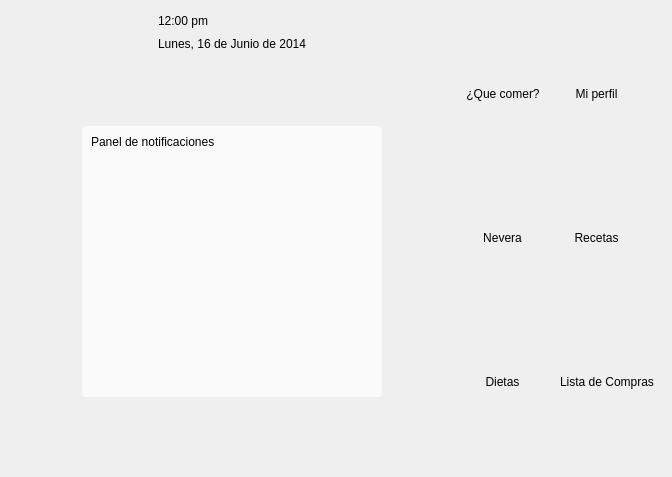
<?xml version="1.0" encoding="UTF-8"?>
<ui version="4.0">
 <class>MainWidget</class>
 <widget class="QWidget" name="MainWidget">
  <property name="geometry">
   <rect>
    <x>0</x>
    <y>0</y>
    <width>672</width>
    <height>477</height>
   </rect>
  </property>
  <property name="windowTitle">
   <string>Form</string>
  </property>
  <property name="styleSheet">
   <string notr="true"/>
  </property>
  <layout class="QGridLayout" name="gridLayout_3">
   <item row="0" column="0">
    <layout class="QHBoxLayout" name="horizontalLayout_3">
     <item>
      <spacer name="horizontalSpacer_3">
       <property name="orientation">
        <enum>Qt::Horizontal</enum>
       </property>
       <property name="sizeHint" stdset="0">
        <size>
         <width>40</width>
         <height>20</height>
        </size>
       </property>
      </spacer>
     </item>
     <item>
      <layout class="QVBoxLayout" name="verticalLayout_2">
       <item>
        <layout class="QHBoxLayout" name="horizontalLayout_2">
         <item>
          <widget class="QLabel" name="timeLabel">
           <property name="styleSheet">
            <string notr="true">font: 28pt &quot;MS Shell Dlg 2&quot;;</string>
           </property>
           <property name="text">
            <string>12:00 pm</string>
           </property>
          </widget>
         </item>
         <item>
          <spacer name="horizontalSpacer">
           <property name="orientation">
            <enum>Qt::Horizontal</enum>
           </property>
           <property name="sizeType">
            <enum>QSizePolicy::Minimum</enum>
           </property>
           <property name="sizeHint" stdset="0">
            <size>
             <width>40</width>
             <height>20</height>
            </size>
           </property>
          </spacer>
         </item>
        </layout>
       </item>
       <item>
        <widget class="QLabel" name="dateLabel">
         <property name="styleSheet">
          <string notr="true">font: 12pt &quot;MS Shell Dlg 2&quot;;</string>
         </property>
         <property name="text">
          <string>Lunes, 16 de Junio de 2014</string>
         </property>
        </widget>
       </item>
      </layout>
     </item>
     <item>
      <spacer name="horizontalSpacer_2">
       <property name="orientation">
        <enum>Qt::Horizontal</enum>
       </property>
       <property name="sizeHint" stdset="0">
        <size>
         <width>40</width>
         <height>20</height>
        </size>
       </property>
      </spacer>
     </item>
    </layout>
   </item>
   <item row="0" column="1" rowspan="2">
    <layout class="QGridLayout" name="gridLayout">
     <item row="2" column="1">
      <widget class="QToolButton" name="listButton">
       <property name="enabled">
        <bool>true</bool>
       </property>
       <property name="minimumSize">
        <size>
         <width>87</width>
         <height>111</height>
        </size>
       </property>
       <property name="text">
        <string>Lista de Compras</string>
       </property>
       <property name="icon">
        <iconset resource="res.qrc">
         <normaloff>:/res/listicon.png</normaloff>:/res/listicon.png</iconset>
       </property>
       <property name="iconSize">
        <size>
         <width>80</width>
         <height>80</height>
        </size>
       </property>
       <property name="checkable">
        <bool>false</bool>
       </property>
       <property name="toolButtonStyle">
        <enum>Qt::ToolButtonTextUnderIcon</enum>
       </property>
       <property name="autoRaise">
        <bool>true</bool>
       </property>
      </widget>
     </item>
     <item row="2" column="0">
      <widget class="QToolButton" name="dietButton">
       <property name="enabled">
        <bool>true</bool>
       </property>
       <property name="minimumSize">
        <size>
         <width>87</width>
         <height>111</height>
        </size>
       </property>
       <property name="text">
        <string>Dietas</string>
       </property>
       <property name="icon">
        <iconset resource="res.qrc">
         <normaloff>:/res/dietplanicon.png</normaloff>:/res/dietplanicon.png</iconset>
       </property>
       <property name="iconSize">
        <size>
         <width>80</width>
         <height>80</height>
        </size>
       </property>
       <property name="checkable">
        <bool>false</bool>
       </property>
       <property name="toolButtonStyle">
        <enum>Qt::ToolButtonTextUnderIcon</enum>
       </property>
       <property name="autoRaise">
        <bool>true</bool>
       </property>
      </widget>
     </item>
     <item row="1" column="0">
      <widget class="QToolButton" name="foodButton">
       <property name="minimumSize">
        <size>
         <width>87</width>
         <height>111</height>
        </size>
       </property>
       <property name="text">
        <string>Nevera</string>
       </property>
       <property name="icon">
        <iconset resource="res.qrc">
         <normaloff>:/res/fridgeicon.png</normaloff>:/res/fridgeicon.png</iconset>
       </property>
       <property name="iconSize">
        <size>
         <width>80</width>
         <height>80</height>
        </size>
       </property>
       <property name="toolButtonStyle">
        <enum>Qt::ToolButtonTextUnderIcon</enum>
       </property>
       <property name="autoRaise">
        <bool>true</bool>
       </property>
      </widget>
     </item>
     <item row="0" column="0">
      <widget class="QToolButton" name="sugestionButton">
       <property name="minimumSize">
        <size>
         <width>87</width>
         <height>111</height>
        </size>
       </property>
       <property name="text">
        <string>¿Que comer?</string>
       </property>
       <property name="icon">
        <iconset resource="res.qrc">
         <normaloff>:/res/mealicon.png</normaloff>:/res/mealicon.png</iconset>
       </property>
       <property name="iconSize">
        <size>
         <width>80</width>
         <height>80</height>
        </size>
       </property>
       <property name="toolButtonStyle">
        <enum>Qt::ToolButtonTextUnderIcon</enum>
       </property>
       <property name="autoRaise">
        <bool>true</bool>
       </property>
      </widget>
     </item>
     <item row="0" column="1">
      <widget class="QToolButton" name="profileButton">
       <property name="minimumSize">
        <size>
         <width>87</width>
         <height>111</height>
        </size>
       </property>
       <property name="text">
        <string>Mi perfil</string>
       </property>
       <property name="icon">
        <iconset resource="res.qrc">
         <normaloff>:/res/profileicon.png</normaloff>:/res/profileicon.png</iconset>
       </property>
       <property name="iconSize">
        <size>
         <width>80</width>
         <height>80</height>
        </size>
       </property>
       <property name="toolButtonStyle">
        <enum>Qt::ToolButtonTextUnderIcon</enum>
       </property>
       <property name="autoRaise">
        <bool>true</bool>
       </property>
      </widget>
     </item>
     <item row="1" column="1">
      <widget class="QToolButton" name="recipeButton">
       <property name="minimumSize">
        <size>
         <width>87</width>
         <height>111</height>
        </size>
       </property>
       <property name="text">
        <string>Recetas</string>
       </property>
       <property name="icon">
        <iconset resource="res.qrc">
         <normaloff>:/res/recipesicon.png</normaloff>:/res/recipesicon.png</iconset>
       </property>
       <property name="iconSize">
        <size>
         <width>80</width>
         <height>80</height>
        </size>
       </property>
       <property name="toolButtonStyle">
        <enum>Qt::ToolButtonTextUnderIcon</enum>
       </property>
       <property name="autoRaise">
        <bool>true</bool>
       </property>
      </widget>
     </item>
    </layout>
   </item>
   <item row="1" column="0">
    <layout class="QGridLayout" name="gridLayout_2">
     <item row="0" column="1">
      <spacer name="verticalSpacer">
       <property name="orientation">
        <enum>Qt::Vertical</enum>
       </property>
       <property name="sizeHint" stdset="0">
        <size>
         <width>20</width>
         <height>40</height>
        </size>
       </property>
      </spacer>
     </item>
     <item row="1" column="0">
      <spacer name="horizontalSpacer_4">
       <property name="orientation">
        <enum>Qt::Horizontal</enum>
       </property>
       <property name="sizeHint" stdset="0">
        <size>
         <width>40</width>
         <height>20</height>
        </size>
       </property>
      </spacer>
     </item>
     <item row="1" column="1" rowspan="2">
      <widget class="QWidget" name="NotificationWidget" native="true">
       <property name="minimumSize">
        <size>
         <width>300</width>
         <height>271</height>
        </size>
       </property>
       <property name="styleSheet">
        <string notr="true">#NotificationWidget
{
background-color: rgba(255, 255, 255, 170);
border-radius: 4px;
}</string>
       </property>
       <layout class="QVBoxLayout" name="verticalLayout">
        <item>
         <widget class="QLabel" name="label">
          <property name="text">
           <string>Panel de notificaciones</string>
          </property>
         </widget>
        </item>
        <item>
         <spacer name="verticalSpacer_2">
          <property name="orientation">
           <enum>Qt::Vertical</enum>
          </property>
          <property name="sizeHint" stdset="0">
           <size>
            <width>20</width>
            <height>231</height>
           </size>
          </property>
         </spacer>
        </item>
       </layout>
      </widget>
     </item>
     <item row="2" column="2">
      <spacer name="horizontalSpacer_5">
       <property name="orientation">
        <enum>Qt::Horizontal</enum>
       </property>
       <property name="sizeHint" stdset="0">
        <size>
         <width>40</width>
         <height>20</height>
        </size>
       </property>
      </spacer>
     </item>
     <item row="3" column="1">
      <spacer name="verticalSpacer_3">
       <property name="orientation">
        <enum>Qt::Vertical</enum>
       </property>
       <property name="sizeHint" stdset="0">
        <size>
         <width>20</width>
         <height>40</height>
        </size>
       </property>
      </spacer>
     </item>
    </layout>
   </item>
  </layout>
 </widget>
 <resources>
  <include location="res.qrc"/>
 </resources>
 <connections/>
</ui>
